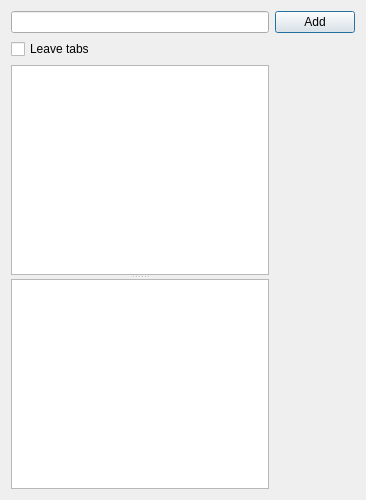
<?xml version="1.0" encoding="UTF-8"?>
<ui version="4.0">
 <class>Sessions</class>
 <widget class="QWidget" name="Sessions">
  <property name="geometry">
   <rect>
    <x>0</x>
    <y>0</y>
    <width>366</width>
    <height>500</height>
   </rect>
  </property>
  <layout class="QHBoxLayout" name="horizontalLayout">
   <item>
    <layout class="QVBoxLayout" name="verticalLayout">
     <item>
      <widget class="QLineEdit" name="ledSession"/>
     </item>
     <item>
      <widget class="QCheckBox" name="chbLeaveTabs">
       <property name="text">
        <string>Leave tabs</string>
       </property>
      </widget>
     </item>
     <item>
      <widget class="QSplitter" name="splitter">
       <property name="orientation">
        <enum>Qt::Vertical</enum>
       </property>
       <widget class="QListWidget" name="lstSessions">
        <property name="contextMenuPolicy">
         <enum>Qt::CustomContextMenu</enum>
        </property>
        <property name="editTriggers">
         <set>QAbstractItemView::NoEditTriggers</set>
        </property>
        <property name="showDropIndicator" stdset="0">
         <bool>true</bool>
        </property>
        <property name="dragEnabled">
         <bool>false</bool>
        </property>
        <property name="dragDropMode">
         <enum>QAbstractItemView::InternalMove</enum>
        </property>
        <property name="defaultDropAction">
         <enum>Qt::TargetMoveAction</enum>
        </property>
        <property name="selectionMode">
         <enum>QAbstractItemView::SingleSelection</enum>
        </property>
        <property name="currentRow">
         <number>-1</number>
        </property>
       </widget>
       <widget class="QPlainTextEdit" name="tedSession">
        <property name="acceptDrops">
         <bool>false</bool>
        </property>
        <property name="undoRedoEnabled">
         <bool>false</bool>
        </property>
        <property name="lineWrapMode">
         <enum>QPlainTextEdit::NoWrap</enum>
        </property>
        <property name="textInteractionFlags">
         <set>Qt::TextSelectableByKeyboard|Qt::TextSelectableByMouse</set>
        </property>
       </widget>
      </widget>
     </item>
    </layout>
   </item>
   <item>
    <layout class="QVBoxLayout" name="verticalLayout_2">
     <item>
      <widget class="QPushButton" name="btnAdd">
       <property name="text">
        <string>Add</string>
       </property>
       <property name="default">
        <bool>true</bool>
       </property>
      </widget>
     </item>
     <item>
      <spacer name="verticalSpacer">
       <property name="orientation">
        <enum>Qt::Vertical</enum>
       </property>
       <property name="sizeHint" stdset="0">
        <size>
         <width>20</width>
         <height>40</height>
        </size>
       </property>
      </spacer>
     </item>
    </layout>
   </item>
  </layout>
 </widget>
 <resources/>
 <connections/>
</ui>
